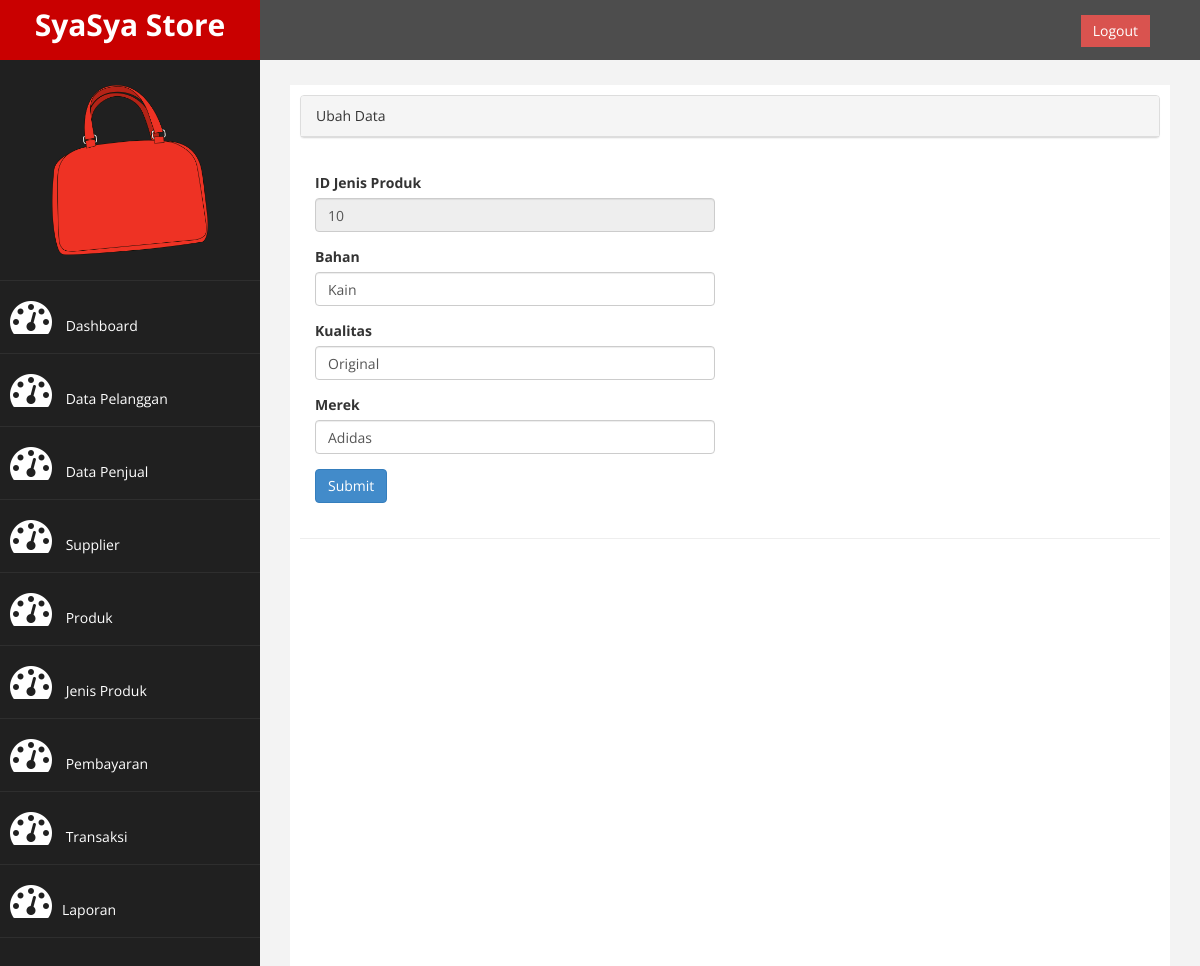
/?page=jenis_produk&aksi=ubah&id_jenis=10, run on the app's committed database.
### tables this page shows
CREATE TABLE `jenis_produk` (
  `id_jenis` varchar(20) NOT NULL,
  `bahan` varchar(100) NOT NULL,
  `kualitas` varchar(50) NOT NULL,
  `merek` varchar(50) NOT NULL
);

### page/jenis_produk/ubah.php (the view, shortened to what this page needs)
<?php
    $id_jenis  = $_GET['id_jenis'];
    $sql = $koneksi->query("SELECT * FROM jenis_produk WHERE id_jenis= '$id_jenis'");
    $tampil = $sql->fetch_assoc();
 ?>
<div class="panel panel-default">
    <div class="panel-heading">
        Ubah Data
    </div>
</div>
    <div class="panel-body">
        <div class="row">
            <div class="col-md-6">
                 <form method="POST" name="formPendaftaran" onsubmit="return validateForm()">
                    <div class="form-group">
                        <label>ID Jenis Produk</label>
                        <input class="form-control" name="id_jenis" value="<?php echo $tampil['id_jenis']; ?>" readonly />
                    </div>
                    <div class="form-group">
                        <label>Bahan</label>
                        <input class="form-control" name="bahan" value="<?php echo $tampil['bahan']; ?>"  required maxlength="40" minlength="3" />
                    </div>
                    <div class="form-group">
                        <label>Kualitas</label>
                        <input class="form-control" name="kualitas" value="<?php echo $tampil['kualitas']; ?>" />
                    </div>
                     <div class="form-group">
                        <label>Merek</label>
                        <input class="form-control" name="merek" value="<?php echo $tampil['merek']; ?>" />
                    </div>
                    <div>
                        <input type="submit" name="simpan" class="btn btn-primary">
                    </div>
            </form>
        </div>
    </div>
</div>

### assets/css/custom.css (style rules this page uses)
body { font-family: 'Open Sans', sans-serif; }

### data on the page
jenis_produk: id_jenis "10", bahan "Kain", kualitas "Original", merek "Adidas"
